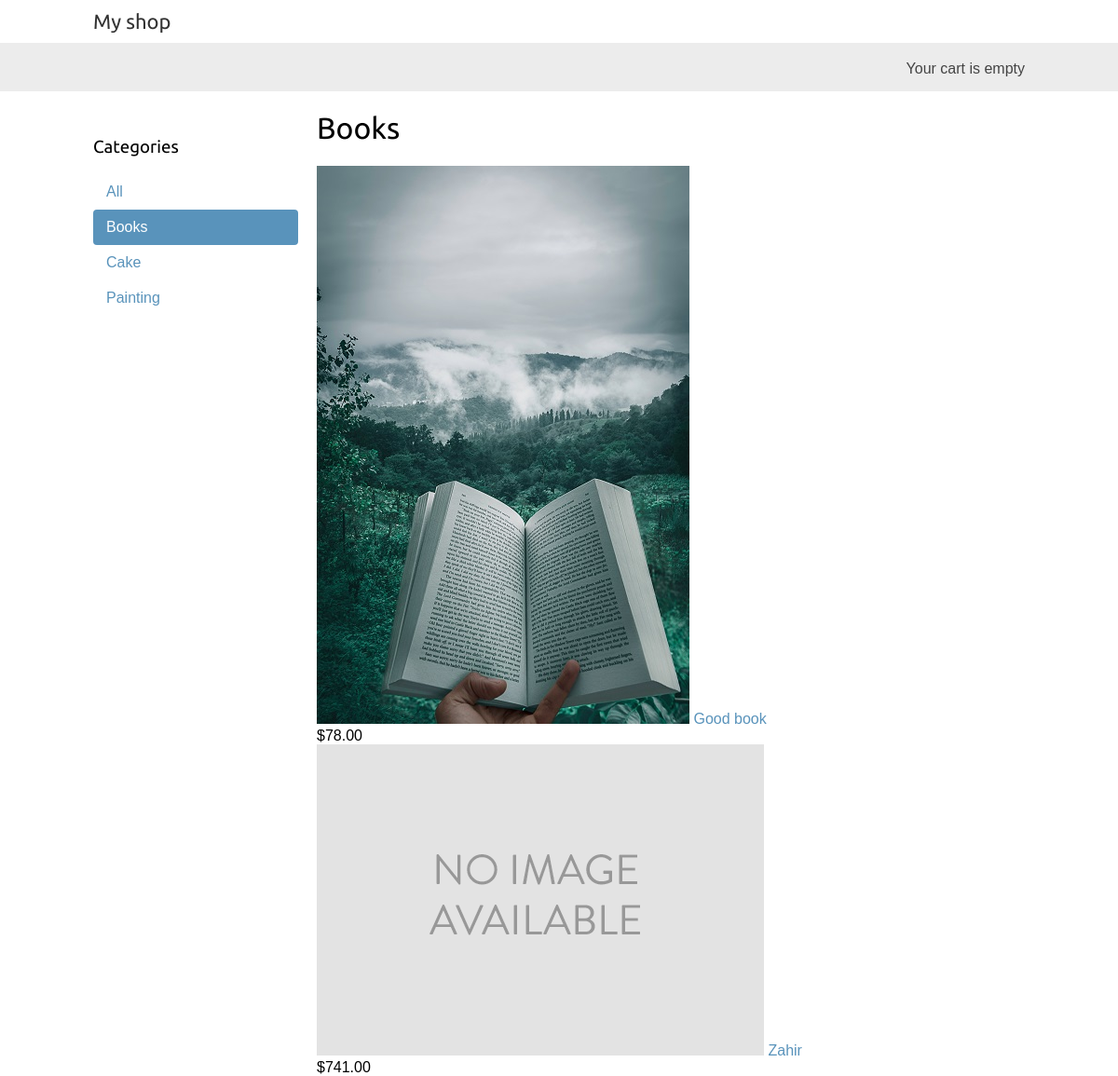
The page /books/ on the database its author committed.
### myshop/models.py (models this page shows, shortened)
class Category(models.Model):
    name = models.CharField(max_length=200)
    slug = models.SlugField(max_length=200,unique=True)
    class Meta:
        ordering = ['name']
        indexes = [models.Index(fields=['name']),]
        verbose_name = 'category'
        verbose_name_plural = 'categories'
    def get_absolute_url(self):
        return reverse("myshop:product_list_by_category",args=[self.slug])

class Product(models.Model):
    category = models.ForeignKey(Category,related_name='products',
                                 on_delete=models.CASCADE)
    name = models.CharField(max_length=200)
    slug = models.CharField(max_length=200)
    image = models.ImageField(upload_to='products/%Y/%m/%d',blank=True)
    description = models.TextField(blank=True)
    price = models.DecimalField(max_digits=10,decimal_places=2)
    available = models.BooleanField(default=True)
    created= models.DateTimeField(auto_now_add=True)
    updated = models.DateTimeField(auto_now_add=True)
    class Meta:
        ordering = ['name']
    def get_absolute_url(self):
        return reverse("myshop:product_detail",args=[self.id,self.slug])

### myshop/views.py (the view)
# urls.py: path("",views.product_list,name='product_list'),
def product_list(request,category_slug=None):
    category=None
    categories = Category.objects.all()
    products = Product.objects.filter(available=True)
    if category_slug:
        category = get_object_or_404(Category,slug=category_slug)
        products = products.filter(category=category)
    return render(request,'shop/product/list.html',{'category':category,
                                                    'categories':categories,
                                                    'products':products})

### cart/cart.py (called while the page is built)
    def __len__(self):
        return sum(item['quantity'] for item in self.cart.values())

### cart/context_processors.py (called while the page is built)
def cart(request):
    return {'cart':Cart(request)}

### myshop/templates/shop/product/list.html (shortened to what this page needs)
{% extends "shop/base.html" %}
{% load static %}
{% block content %}
<div id="sidebar">
    <h3>
        Categories
    </h3>
    <ul>
        <li {% if not category %}class="selected" {% endif %}>
            <a href="{% url 'myshop:product_list' %}">
                All
            </a>
        </li>
        {% for c in categories %}
        <li {% if category.slug == c.slug %}class='selected' {% endif %}>
            <a href='{{c.get_absolute_url }}'>
                {{ c.name }}
            </a>
        </li>
        {% endfor %}
    </ul>
</div>
<div id="main" class="product_list">
    <h1>
        {% if category %}{{category.name}}
        {%else%}
        Products{% endif %}
    </h1>
    {% for product in products %}
    <div class="item">
        <a href="{{product.get_absolute_url}}">
            {% if product.image %}
            <img src="{{ product.image.url}}">
            {% else %}
            <img src="{%static 'img/no_image.png' %}">
            {% endif %}
        </a>
        <a href="{{product.get_absolute_url}}">
            {{product.name}}
        </a>
        <br>
        ${{product.price}}
    </div>
    {% endfor %}
</div>
{% endblock %}

### myshop/static/css/base.css (style rules this page uses)
h1, h2, h3, h4, h5, h6 { font-family: 'Ubuntu', sans-serif; font-weight: normal; }
a { text-decoration: none; color: #5993bb; }
#sidebar { width: 220px; padding: 30px 20px 0 0; float: left; }
#sidebar ul { margin: 0; padding: 0; }
#sidebar ul li { margin: 0; list-style: none; padding: 10px 14px; }
#sidebar ul li a { display: block; }
#sidebar ul li.selected { background: #5993bb; border-radius: 4px; }
#sidebar ul li.selected a { color: #fff; }
#main { float: left; width: 96%; margin-right: -220px; overflow: hidden; }

### rows shown on the page
Category: name "Books"
Category: name "Cake"
Category: name "Painting"
Product: image (picture), name "Good book", price "78.00"
Product: name "Zahir", price "741.00"
